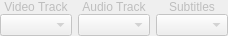
<?xml version="1.0" encoding="UTF-8"?>
<ui version="4.0">
 <class>Options</class>
 <widget class="QWidget" name="Options">
  <property name="enabled">
   <bool>false</bool>
  </property>
  <property name="geometry">
   <rect>
    <x>0</x>
    <y>0</y>
    <width>227</width>
    <height>37</height>
   </rect>
  </property>
  <property name="sizePolicy">
   <sizepolicy hsizetype="Preferred" vsizetype="Preferred">
    <horstretch>0</horstretch>
    <verstretch>0</verstretch>
   </sizepolicy>
  </property>
  <property name="minimumSize">
   <size>
    <width>0</width>
    <height>0</height>
   </size>
  </property>
  <property name="maximumSize">
   <size>
    <width>21500</width>
    <height>3700</height>
   </size>
  </property>
  <property name="windowTitle">
   <string>Form</string>
  </property>
  <layout class="QVBoxLayout" name="verticalLayout">
   <property name="spacing">
    <number>0</number>
   </property>
   <property name="sizeConstraint">
    <enum>QLayout::SetFixedSize</enum>
   </property>
   <property name="leftMargin">
    <number>0</number>
   </property>
   <property name="topMargin">
    <number>0</number>
   </property>
   <property name="rightMargin">
    <number>0</number>
   </property>
   <property name="bottomMargin">
    <number>0</number>
   </property>
   <item>
    <layout class="QHBoxLayout" name="horizontalLayout">
     <property name="spacing">
      <number>6</number>
     </property>
     <item>
      <layout class="QVBoxLayout" name="videoLayout">
       <property name="spacing">
        <number>0</number>
       </property>
       <item>
        <widget class="QLabel" name="videoLabel">
         <property name="text">
          <string>Video Track</string>
         </property>
         <property name="alignment">
          <set>Qt::AlignHCenter|Qt::AlignTop</set>
         </property>
        </widget>
       </item>
       <item>
        <widget class="QComboBox" name="videoBox">
         <property name="editable">
          <bool>false</bool>
         </property>
         <property name="currentText">
          <string/>
         </property>
        </widget>
       </item>
      </layout>
     </item>
     <item>
      <layout class="QVBoxLayout" name="audioLayout">
       <property name="spacing">
        <number>0</number>
       </property>
       <item>
        <widget class="QLabel" name="audioLabel">
         <property name="text">
          <string>Audio Track</string>
         </property>
         <property name="alignment">
          <set>Qt::AlignHCenter|Qt::AlignTop</set>
         </property>
        </widget>
       </item>
       <item>
        <widget class="QComboBox" name="audioBox"/>
       </item>
      </layout>
     </item>
     <item>
      <layout class="QVBoxLayout" name="subtitleLayout">
       <property name="spacing">
        <number>0</number>
       </property>
       <item>
        <widget class="QLabel" name="subtitleLabel">
         <property name="text">
          <string>Subtitles</string>
         </property>
         <property name="alignment">
          <set>Qt::AlignHCenter|Qt::AlignTop</set>
         </property>
        </widget>
       </item>
       <item>
        <widget class="QComboBox" name="subtitleBox"/>
       </item>
      </layout>
     </item>
    </layout>
   </item>
  </layout>
 </widget>
 <resources/>
 <connections/>
</ui>
